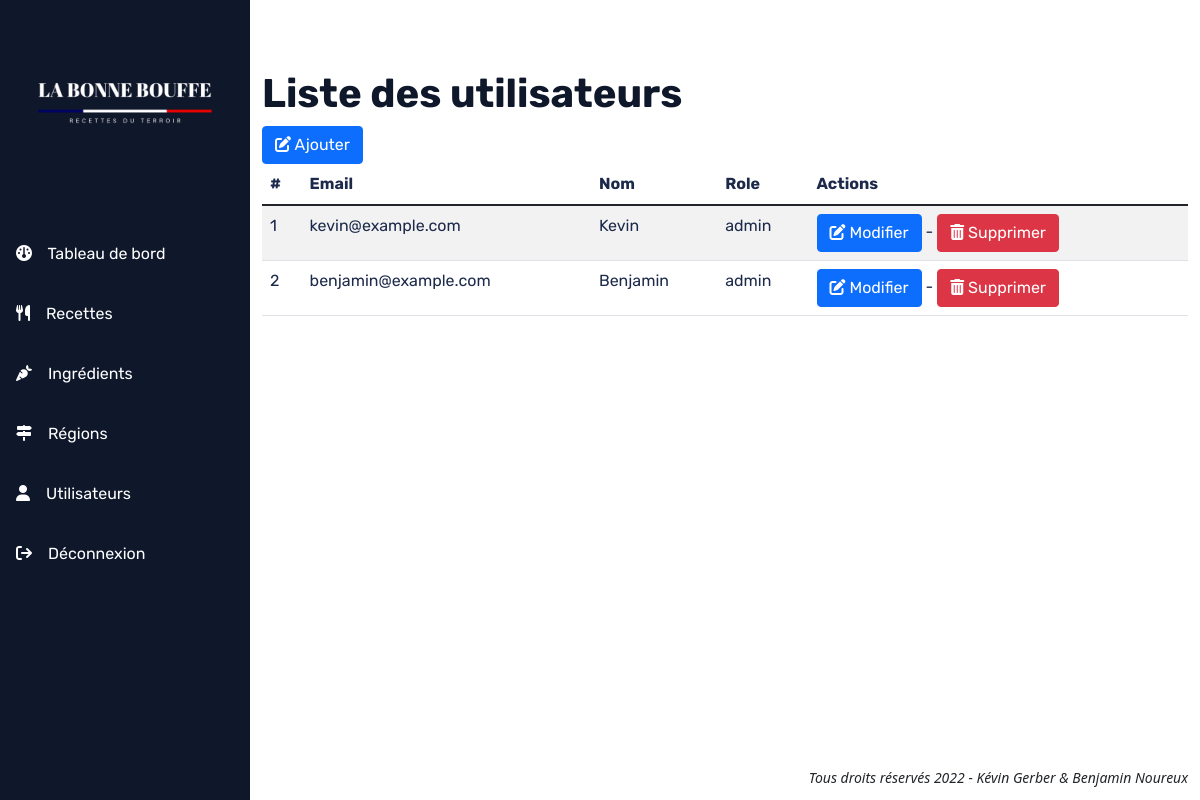
The app's page /index.php?p=utilisateur (signed in), older data.
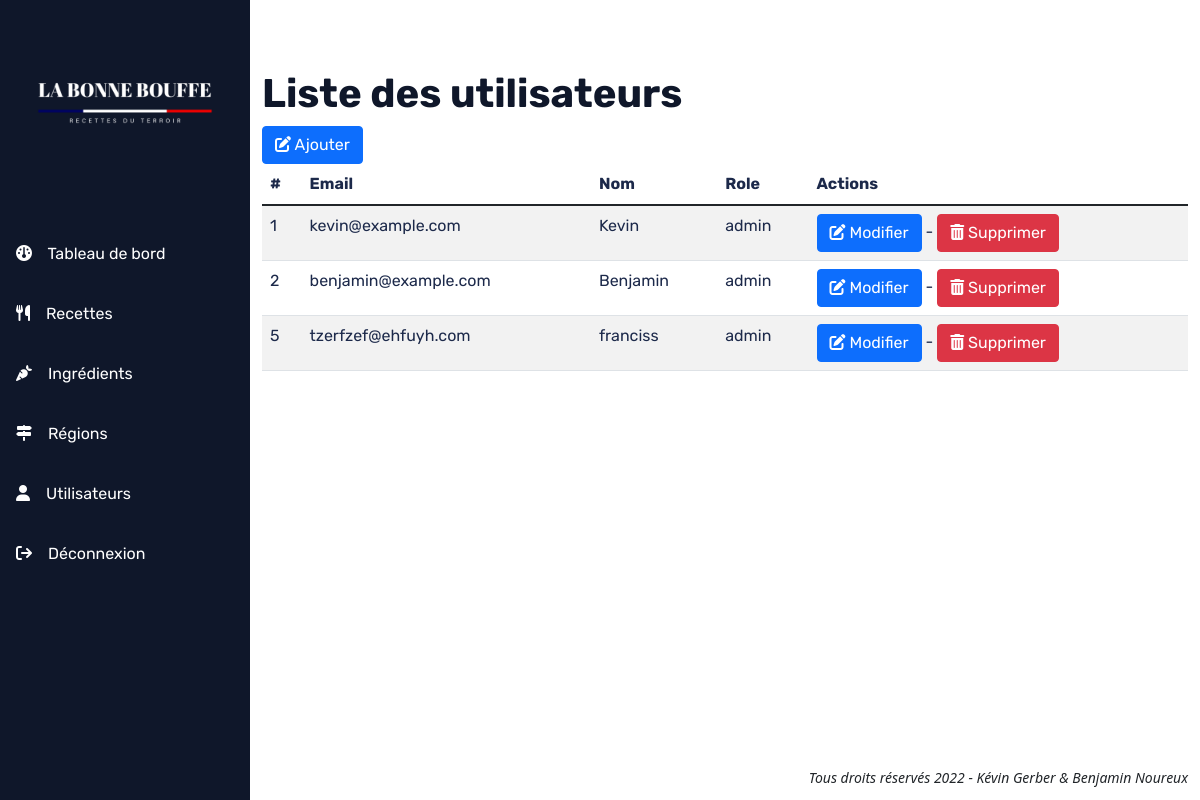
The same page, newer data.
### tables this page shows
CREATE TABLE IF NOT EXISTS `utilisateur` (
  `id` int(11) NOT NULL AUTO_INCREMENT,
  `email` varchar(255) NOT NULL,
  `mdp` varchar(50) NOT NULL,
  `nom` varchar(255) NOT NULL,
  `role` enum('admin') NOT NULL,
  PRIMARY KEY (`id`)
);

### src/controller/UtilisateurController.php (called while the page is built, shortened)
<?php
class UtilisateurController
{
    private static string $tableName = 'Utilisateur';
    public static function index(): void
    {
        $manager = new UtilisateurManager();
        $utilisateurs = $manager->getAll(UtilisateurController::$tableName);
        require_once './src/view/utilisateurs/liste-utilisateurs.php';
    }
}

### src/model/manager/EntityManager.php (called while the page is built, shortened)
<?php
require_once './src/model/entity/Utilisateur.php';
class EntityManager
{
    public function getAll(string $entityName)
    {
        $entities = [];
        $bdd = DbManager::DBConnect();
        $sql = 'SELECT * FROM ' . htmlentities($entityName);
        $requete = $bdd->query($sql);
        $requete->setFetchMode(PDO::FETCH_CLASS, $entityName);
        while ($entity = $requete->fetch()) {
            $entities[] = $entity;
        }
        return $entities;
    }
}

### src/model/entity/Utilisateur.php (called while the page is built, shortened)
<?php
class Utilisateur extends Entity
{
    protected int $id;
    protected string $email;
    protected string $nom;
    protected string $role;
    public function getId(): int
    {
        return $this->id;
    }
    public function getEmail(): string
    {
        return $this->email;
    }
    public function getNom(): string
    {
        return $this->nom;
    }
    public function getRole(): string
    {
        return $this->role;
    }
}

### src/view/utilisateurs/liste-utilisateurs.php (the view, shortened to what this page needs)
<main>
    <div class="container-fluid">
        <div class="row">
            <div class="col">
                <h1>Liste des utilisateurs</h1>
                <a class="btn btn-primary" href='./index.php?p=utilisateur&action=add'><i class="fa-solid fa-pen-to-square"></i> Ajouter</a>
                <table class="table table-striped">
                    <thead>
                    <th scope="col">#</th>
                    <th scope="col">Email</th>
                    <th scope="col">Nom</th>
                    <th scope="col">Role</th>
                    <th scope="col">Actions</th>
                    </thead>
                    <tbody>
                    <?php
                    foreach ($utilisateurs as $utilisateur):
                        ?>
                        <tr>
                            <td><?= $utilisateur->getId(); ?></td>
                            <td><?= $utilisateur->getEmail(); ?></td>
                            <td><?= $utilisateur->getNom(); ?></td>
                            <td><?= $utilisateur->getRole(); ?></td>
                            <td>
                                <a class="btn btn-primary" href='./index.php?p=utilisateur&action=edit&id=<?= $utilisateur->getId(); ?>'><i class="fa-solid fa-pen-to-square"></i> Modifier</a> -
                                <a class="btn btn-danger" href='./index.php?p=utilisateur&action=delete&id=<?= $utilisateur->getId(); ?>'><i class="fa-solid fa-trash-can"></i> Supprimer</a>
                            </td>
                        </tr>
                    <?php endforeach; ?>
                    </tbody>
                </table>
            </div>
        </div>
    </div>
</main>

Row changes from the older to the newer data that the page shows:
added utilisateur: id "5", email "tzerfzef@ehfuyh.com", nom "franciss", role "admin"
